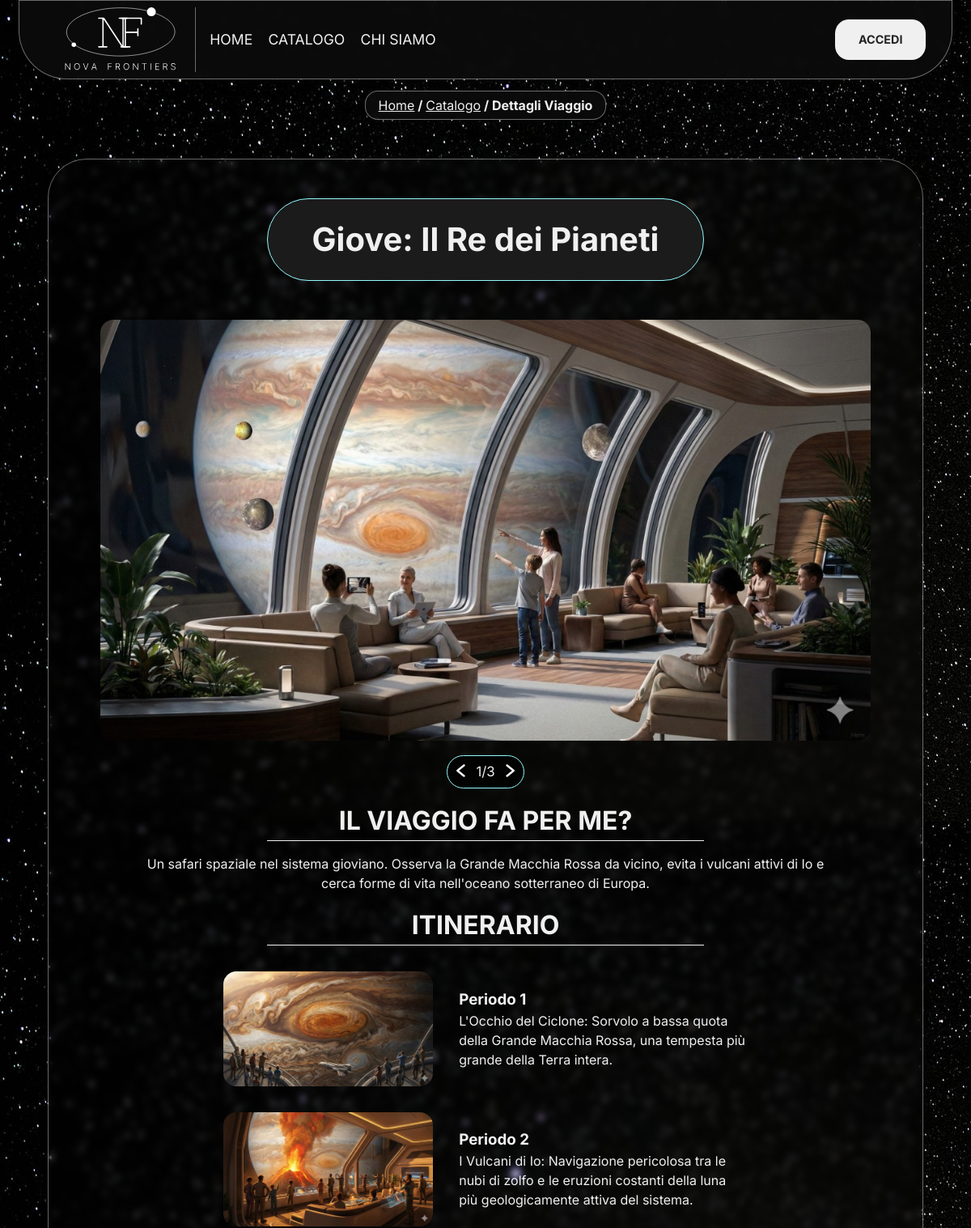
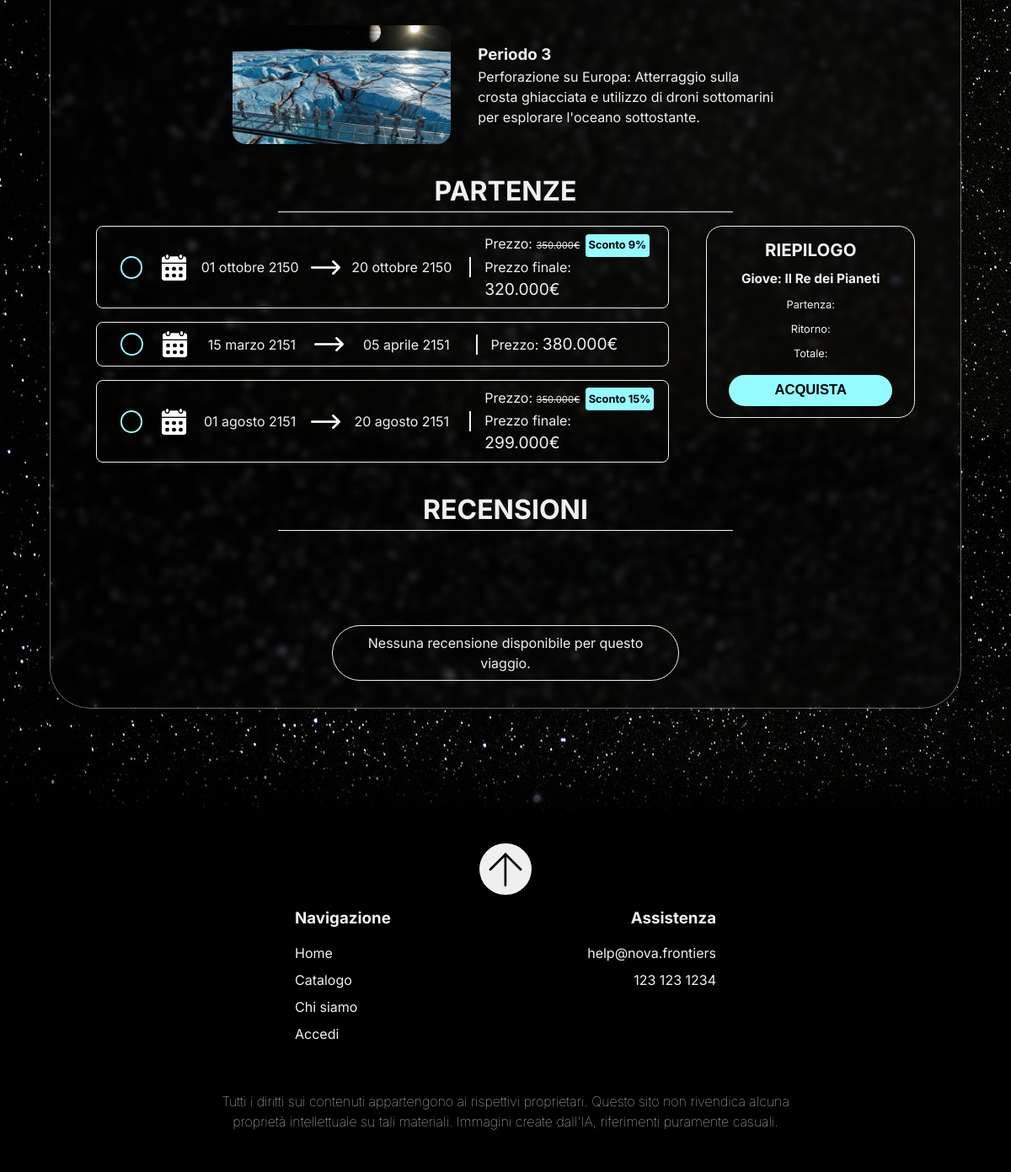
The page /dettagli.php?viaggio=Giove:+Il+Re+dei+Pianeti on the database its author committed (2 pictures, top to bottom).
### tables this page shows
CREATE TABLE Immagini (
    id INT PRIMARY KEY,
    alt_text VARCHAR(255),
    url_immagine VARCHAR(500) NOT NULL,
    tipo_viaggio_nome VARCHAR(100),
    periodo_itinerario_id INT,
    FOREIGN KEY (tipo_viaggio_nome) REFERENCES Tipo_Viaggio(nome)
        ON UPDATE CASCADE ON DELETE SET NULL,
    FOREIGN KEY (periodo_itinerario_id) REFERENCES Periodo_Itinerario(id)
        ON UPDATE CASCADE ON DELETE SET NULL
);

CREATE TABLE Periodo_Itinerario (
    id INT PRIMARY KEY,
    tipo_viaggio_nome VARCHAR(100) NOT NULL,
    descrizione TEXT NOT NULL,
    FOREIGN KEY (tipo_viaggio_nome) REFERENCES Tipo_Viaggio(nome) 
        ON UPDATE CASCADE ON DELETE CASCADE
);

CREATE TABLE Viaggio (
    id INT PRIMARY KEY,
    tipo_viaggio_nome VARCHAR(100) NOT NULL,
    prezzo DECIMAL(10, 2) NOT NULL,
    prezzo_scontato DECIMAL(10, 2),
    data_inizio DATE NOT NULL,
    data_fine DATE NOT NULL,
    FOREIGN KEY (tipo_viaggio_nome) REFERENCES Tipo_Viaggio(nome)
        ON UPDATE CASCADE ON DELETE CASCADE
);

### php/dbConnection.php (called while the page is built, shortened)
<?php
class DBAccess {
	private $connection;
	public function openDBConnection() {
		$this->connection = mysqli_connect(self::HOST_DB, self::USERNAME, self::PASSWORD, self::DATABASE_NAME);
		if(mysqli_connect_errno()) {
			return false;
		} else {
			return true;
		}
	}
	public function getVoyageDescription($nomeViaggio) {
		$query = "SELECT descrizione FROM Tipo_Viaggio WHERE nome = ?";
		$stmt = $this->connection->prepare($query);
		$stmt->bind_param("s", $nomeViaggio);
		if(!$stmt->execute()) {
			throw new Exception("Errore nel recupero partenza");
		}
		$stmt->bind_result($descrizione);
	    return $descrizione;
	}
	public function getMainImages($nomeViaggio) {
		$query = "
			SELECT url_immagine, alt_text
			FROM Immagini
			WHERE tipo_viaggio_nome = ? AND periodo_itinerario_id IS NULL
			ORDER BY id ASC
		";
		$stmt = $this->connection->prepare($query);
		$stmt->bind_param("s", $nomeViaggio);
		if(!$stmt->execute()) {
			throw new Exception("Errore nel recupero immagini");
		}
		$result=array();
		$queryResult = $stmt->get_result();
		while($row = mysqli_fetch_assoc($queryResult)){
			array_push($result, $row);
		}
		return $result;
	}
	public function getPeriodsWithImages($nomeViaggio) {
		$query = "
			SELECT
				p.id,
				p.descrizione,
				i.url_immagine,
				i.alt_text
			FROM Periodo_Itinerario p
			LEFT JOIN Immagini i ON i.periodo_itinerario_id = p.id
			WHERE p.tipo_viaggio_nome = ?
			ORDER BY p.id ASC
		";
		$stmt = $this->connection->prepare($query);
		$stmt->bind_param("s", $nomeViaggio);
		if(!$stmt->execute()) {
			throw new Exception("Errore nel recupero itinerari");
		}
		$result=array();
		$queryResult = $stmt->get_result();
		while($row = mysqli_fetch_assoc($queryResult)){
			array_push($result, $row);
		}
		return $result;
	}
	public function getAllDepartures($nomeViaggio){
		$query = "
			SELECT id, data_inizio, data_fine, prezzo, prezzo_scontato
			FROM Viaggio
			WHERE tipo_viaggio_nome = ?
			ORDER BY data_inizio ASC
		";
		$stmt = $this->connection->prepare($query);
		$stmt->bind_param("s", $nomeViaggio);
		if(!$stmt->execute()) {
			throw new Exception("Errore nel recupero partenze");
		}
		$result=array();
		$queryResult = $stmt->get_result();
		while($row = mysqli_fetch_assoc($queryResult)){
			array_push($result, $row);
		}
		return $result;
	}
	public function getReviewsByVoyage($nomeViaggio) {
		$query = "
			SELECT
				U.username,
				R.testo,
				R.punteggio,
				R.data_recensione
			FROM Recensione R
			JOIN Utente U ON R.utente_email = U.email
			WHERE R.tipo_viaggio_nome = ?
			ORDER BY R.data_recensione DESC
		";
		$stmt = $this->connection->prepare($query);
		$stmt->bind_param("s", $nomeViaggio);
		$stmt->execute();
		$result = $stmt->get_result();
		$reviews = [];
		return $reviews;
	}
}
?>

### dettagli.php (the view, shortened to what this page needs)
<?php
    require_once "php/dbConnection.php";
    require_once "php/utils.php";
    $paginaDettagli = file_get_contents("dettagli.html");
    if(isset($_SESSION['username'])) {
        $paginaDettagli = setta_link_area_personale($paginaDettagli);
    } else {
        $paginaDettagli = setta_link_login($paginaDettagli);
    }
    $messaggio="";
    $email="";
    try {
        $db = new DBAccess();
        if(isset($_GET['viaggio']))
            $nomeViaggio = urldecode($_GET['viaggio']);
        else{
            header("Location: Catalogo.php?");
            exit();
        }
        $paginaDettagli = str_replace("[NOME VIAGGIO]", $nomeViaggio, $paginaDettagli);
        $paginaDettagli = str_replace("[NAME_TITLE]", $nomeViaggio, $paginaDettagli);
        $descr_viaggio = $db->getVoyageDescription($nomeViaggio);
        $paginaDettagli = str_replace("[DESCRIZIONE_VIAGGIO]", $descr_viaggio , $paginaDettagli);
        $mainImages = $db->getMainImages($nomeViaggio);
        $imagesString="";
        foreach ($mainImages as $index => $img) {
            if($index != 0){
                $imagesString .= "<img class='coverImg' src='".$img['url_immagine']."' aria-hidden='true' alt='".$img['alt_text']."'/>";
            } else {
                $imagesString .= "<img class='coverImg' src='".$img['url_immagine']."' alt='".$img['alt_text']."'/>";
            }
        }
        $paginaDettagli = str_replace("[LISTA_IMMAGINI_PRINCIPALI]", $imagesString , $paginaDettagli);
        $periods = $db->getPeriodsWithImages($nomeViaggio);
        $periodsString="";
        foreach ($periods as $i => $periodo) {
            $idx = $i + 1;
            $periodsString .= "
                <li class='itemItinerario'>
                    <img class='itineraryImg' src='".$periodo['url_immagine']."' alt='".$periodo['alt_text']."'>
                    <div>
                        <h3>Periodo ".$idx."</h3>
                        <p>".$periodo['descrizione']."</p>
                    </div>
                </li>
            ";
        }
        $paginaDettagli = str_replace("[LISTA_PERIODI]", $periodsString, $paginaDettagli);
        if(isset($_SESSION['username']))
            $departures = $db->getAvailableDepartures($email, $nomeViaggio);
        else{
            $departures = $db->getAllDepartures($nomeViaggio);
        }
        $departuresString="";
        foreach ($departures as $i => $dep) {
            $mesi_it = [
                1 => "gennaio", 2 => "febbraio", 3 => "marzo", 4 => "aprile",
                5 => "maggio", 6 => "giugno", 7 => "luglio", 8 => "agosto",
                9 => "settembre", 10 => "ottobre", 11 => "novembre", 12 => "dicembre"
            ];
            $dataInizio = strtotime($dep['data_inizio']);
            $dataFine =  strtotime($dep['data_fine']);
            $dataInizioITA = date("d",$dataInizio) ." ". $mesi_it[(int)date("n",$dataInizio)] ." ". date("Y",$dataInizio) ;
            $dataFineITA = date("d",$dataFine) ." ". $mesi_it[(int)date("n",$dataFine)] ." ". date("Y",$dataFine) ;
            $idx = $i + 1;
            $departuresString .="
                <label for='"."choice{$idx}"."' class='opzionePartenza' tabindex='0'>";
            $departuresString .="
                <input type='radio' class='selectionIndicator' name='choice' id='"."choice{$idx}"."' value='".$dep['id']."'/>
                <img class='calendar-icon' src='assets/icons/calendar.png' width='35' alt=''/>
                <time datetime='".$dep['data_inizio']."' class='dataPartenza'><span class='sr-only'>Data partenza: </span>".$dataInizioITA."</time>
                <img class='arrow-icon' src='assets/icons/right-arrow.png' width='35' alt=''/>
                <time datetime='".$dep['data_fine']."' class='dataArrivo'><span class='sr-only'>Data ritorno: </span>".$dataFineITA."</time>
            ";
            if (!empty($dep['prezzo_scontato']) && $dep['prezzo_scontato'] < $dep['prezzo']) {
                $percent = round((($dep['prezzo'] - $dep['prezzo_scontato']) / $dep['prezzo']) * 100);
                $departuresString .="
                    <span class='containerPrezzi'>
                        <span>Prezzo: <span class='costoIniziale'>".number_format($dep['prezzo'],0,",",".")."€</span><span class='sconto'>Sconto ".$percent."%</span></span>
                        <span>Prezzo finale: <span class='costoFinale'>".number_format($dep['prezzo_scontato'],0,",",".")."€</span></span>
                    </span>
                    ";
            } else {
                $departuresString .="
                    <span>Prezzo: <span class='costoFinale'> ".number_format($dep['prezzo'],0,",",".")."€</span></span>
                ";
            }
            $departuresString .= "</label>";
        }
        if($departuresString == ""){
            $departuresString .= "<p class='no-result'>Nessuna partenza disponibile.</p>";
            $acquista = "<button type='submit' id='buyButton' tabindex='0' disabled>ACQUISTA</button>";
        }
        else{
            $acquista = "<button type='submit' id='buyButton' tabindex='0'>ACQUISTA</button>";
        }
        $paginaDettagli = str_replace("[LISTA_PARTENZE]", $departuresString, $paginaDettagli);
        $paginaDettagli = str_replace("[AZIONE-ACQUISTA]", $acquista, $paginaDettagli);
        $recensioniHTML = "";
        $recensioni = $db->getReviewsByVoyage($nomeViaggio);
        if (count($recensioni) > 0) {
            foreach ($recensioni as $rec) {
                $username = htmlspecialchars($rec['username']);
                $testo = htmlspecialchars($rec['testo']);
                $punteggio = (int)$rec['punteggio'];
                $dataISO = $rec['data_recensione'];
                $dataFormattata = date("d/m/Y", strtotime($dataISO));
                $recensioniHTML .= "
                    <li class=\"recensione\">
                        <img src=\"assets/icons/user.png\" class=\"userIcon\" alt=\"\" />
                        <h3>{$username}</h3>
                        <p class=\"valutazione\">{$punteggio}/5</p>
                        <p>{$testo}</p>
                        <p class=\"dataRecensione\">
                            <time datetime=\"{$dataISO}\">{$dataFormattata}</time>
                        </p>
                    </li>
                ";
            }
        } else {
            $recensioniHTML = "
                <li class=\"no-result-wrapper\">
                    <p class=\"no-result\">Nessuna recensione disponibile per questo viaggio.</p>
                </li>
            ";
        }
        $paginaDettagli = str_replace("[RECENSIONI_VIAGGIO]", $recensioniHTML, $paginaDettagli);
    } catch(Exception $e) {
        $messaggio = "<p class='messaggio' role='alert'>" . $e->getMessage() . "</p>";
    }
    $paginaDettagli = str_replace("[MESSAGGIO]", $messaggio, $paginaDettagli);
    $footerLink="";
    if(isset($_SESSION['username']))
        $footerLink = "<li><a href='AreaPersonale.php' class='footer-link'>Area Personale</a></li>";
    else
        $footerLink = "<li><a href='login.php' class='footer-link'>Accedi</a></li>";
    $paginaDettagli = str_replace("[FOOTER_LINK]", $footerLink, $paginaDettagli);
    echo $paginaDettagli;
?>

### css/mini_style.css (style rules this page uses)
#logo { border-right: none; height: 65px; min-width: 100px; }
#menu { display: none; }
h2 { font-size: 1.8em; }
#imgScroller { width: 95%; }
#contenuto-dettagli > h1 { margin: 0.5em auto; border-radius: 1em; padding: 0.5em; width: 90%; }
.opzionePartenza > .dataArrivo, .opzionePartenza > .dataPartenza { width: 80%; }
.itemItinerario { width: 80%; flex-direction: column; margin: 3em auto; }
.itineraryImg { width: 70%; max-width:400px; margin: auto; margin-bottom: 0.5em; }
.itemItinerario > div { text-align: center; }
#containerPartenze { flex-direction: column; }
#riepilogoAcquisto { width: 80%; max-width:350px; margin:auto; float: none; }
#listaPartenze { float: none; width: 60%; max-width:300px; margin:auto; min-width: fit-content; }
.arrow-icon { transform: rotate(90deg); }
.selectionIndicator { margin-bottom: 1em; }
.opzionePartenza { flex-direction: column; }
.opzionePartenza > .dataArrivo { border:none; margin: 0px; padding: 0px; border-bottom: 1px solid var(--txt-color-1); padding-bottom:0.5em; margin-bottom: 0.5em; }
#buyButton { width: 70%; margin-left: 15%; }
#containerRecensioni { width: 90%; flex-direction: column; }
h2 strong { all: unset; font: inherit; }

### css/print.css (style rules this page uses)
html { font-family: "Times New Roman", Times, serif; font-size: 12pt; }
a:link:after, a:visited:after { content: " [attr(href)] "; font-size: 90%; }
#header-container, #top-header-container, #menu, #menu-mobile, #button-menu-mobile, header { display: none; }
#button-torna-su { display: none; }
#footer-mid-container, #footer-contatti-container { display: none; }

### rows shown on the page
immagini: url_immagine (picture), idx "1", periodo_itinerario.descrizione "L'Occhio del Ciclone: Sorvolo a bassa quota della Grande Macchia Rossa, una tempesta più grande della Terra intera."
immagini: url_immagine (picture), idx "2", periodo_itinerario.descrizione "I Vulcani di Io: Navigazione pericolosa tra le nubi di zolfo e le eruzioni costanti della luna più geologicamente attiva del sistema."
immagini: url_immagine (picture), idx "3", periodo_itinerario.descrizione "Perforazione su Europa: Atterraggio sulla crosta ghiacciata e utilizzo di droni sottomarini per esplorare l'oceano sottostante."
viaggio: data_inizio "01 ottobre 2150", data_fine "20 ottobre 2150", prezzo "350.000", percent "9", prezzo_scontato "320.000"
viaggio: data_inizio "15 marzo 2151", data_fine "05 aprile 2151", prezzo "380.000"
viaggio: data_inizio "01 agosto 2151", data_fine "20 agosto 2151", prezzo "350.000", percent "15", prezzo_scontato "299.000"
